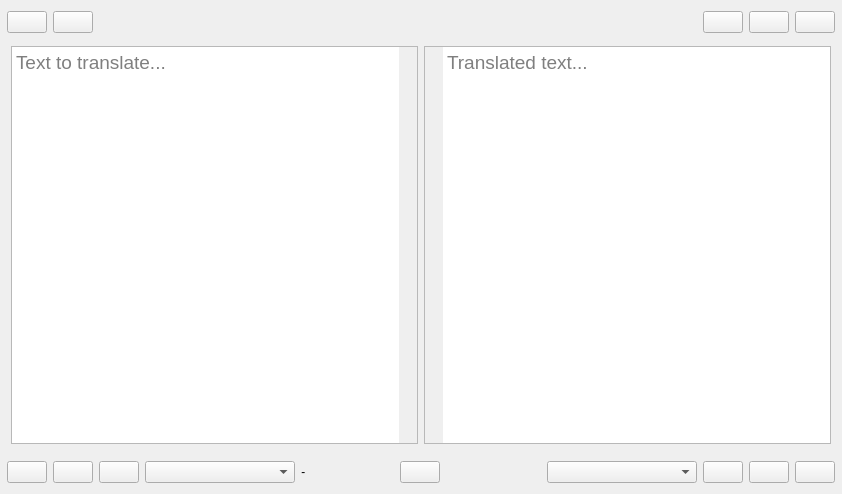
<?xml version="1.0" encoding="UTF-8"?>
<ui version="4.0">
 <class>MainWindow</class>
 <widget class="QMainWindow" name="MainWindow">
  <property name="geometry">
   <rect>
    <x>0</x>
    <y>0</y>
    <width>842</width>
    <height>494</height>
   </rect>
  </property>
  <property name="minimumSize">
   <size>
    <width>500</width>
    <height>316</height>
   </size>
  </property>
  <property name="windowTitle">
   <string>MainWindow</string>
  </property>
  <widget class="QWidget" name="centralWidget">
   <layout class="QVBoxLayout" name="verticalLayout_2">
    <property name="leftMargin">
     <number>0</number>
    </property>
    <property name="rightMargin">
     <number>0</number>
    </property>
    <item>
     <layout class="QVBoxLayout" name="verticalLayout">
      <property name="leftMargin">
       <number>0</number>
      </property>
      <property name="topMargin">
       <number>0</number>
      </property>
      <property name="bottomMargin">
       <number>0</number>
      </property>
      <item>
       <layout class="QHBoxLayout" name="horizontalLayout_3">
        <property name="leftMargin">
         <number>7</number>
        </property>
        <property name="topMargin">
         <number>0</number>
        </property>
        <property name="rightMargin">
         <number>7</number>
        </property>
        <item>
         <widget class="QWidget" name="left_buttons_widget" native="true">
          <layout class="QHBoxLayout" name="horizontalLayout_2">
           <property name="leftMargin">
            <number>0</number>
           </property>
           <property name="topMargin">
            <number>0</number>
           </property>
           <property name="rightMargin">
            <number>0</number>
           </property>
           <property name="bottomMargin">
            <number>0</number>
           </property>
           <item>
            <widget class="controlButton" name="history">
             <property name="sizePolicy">
              <sizepolicy hsizetype="Maximum" vsizetype="Fixed">
               <horstretch>0</horstretch>
               <verstretch>0</verstretch>
              </sizepolicy>
             </property>
             <property name="toolTip">
              <string>Translation hIstory</string>
             </property>
             <property name="styleSheet">
              <string notr="true"/>
             </property>
             <property name="text">
              <string/>
             </property>
             <property name="icon">
              <iconset resource="icons.qrc">
               <normaloff>:/icons/archive-drawer-line.png</normaloff>:/icons/archive-drawer-line.png</iconset>
             </property>
             <property name="iconSize">
              <size>
               <width>22</width>
               <height>22</height>
              </size>
             </property>
            </widget>
           </item>
           <item>
            <widget class="controlButton" name="lineByline">
             <property name="sizePolicy">
              <sizepolicy hsizetype="Maximum" vsizetype="Fixed">
               <horstretch>0</horstretch>
               <verstretch>0</verstretch>
              </sizepolicy>
             </property>
             <property name="toolTip">
              <string>Line By LineTranslation</string>
             </property>
             <property name="styleSheet">
              <string notr="true"/>
             </property>
             <property name="text">
              <string/>
             </property>
             <property name="icon">
              <iconset resource="icons.qrc">
               <normaloff>:/icons/magic-line.png</normaloff>:/icons/magic-line.png</iconset>
             </property>
             <property name="iconSize">
              <size>
               <width>22</width>
               <height>22</height>
              </size>
             </property>
            </widget>
           </item>
           <item>
            <spacer name="horizontalSpacer_7">
             <property name="orientation">
              <enum>Qt::Horizontal</enum>
             </property>
             <property name="sizeHint" stdset="0">
              <size>
               <width>40</width>
               <height>20</height>
              </size>
             </property>
            </spacer>
           </item>
          </layout>
         </widget>
        </item>
        <item>
         <spacer name="horizontalSpacer_4">
          <property name="orientation">
           <enum>Qt::Horizontal</enum>
          </property>
          <property name="sizeHint" stdset="0">
           <size>
            <width>40</width>
            <height>20</height>
           </size>
          </property>
         </spacer>
        </item>
        <item>
         <widget class="QLabel" name="label">
          <property name="text">
           <string/>
          </property>
          <property name="pixmap">
           <pixmap>../../../../tmp/logo.png</pixmap>
          </property>
          <property name="alignment">
           <set>Qt::AlignCenter</set>
          </property>
         </widget>
        </item>
        <item>
         <spacer name="horizontalSpacer_3">
          <property name="orientation">
           <enum>Qt::Horizontal</enum>
          </property>
          <property name="sizeHint" stdset="0">
           <size>
            <width>40</width>
            <height>20</height>
           </size>
          </property>
         </spacer>
        </item>
        <item>
         <widget class="QWidget" name="right_button_widget" native="true">
          <layout class="QHBoxLayout" name="horizontalLayout_6">
           <property name="leftMargin">
            <number>0</number>
           </property>
           <property name="topMargin">
            <number>0</number>
           </property>
           <property name="rightMargin">
            <number>0</number>
           </property>
           <property name="bottomMargin">
            <number>0</number>
           </property>
           <item>
            <spacer name="horizontalSpacer_6">
             <property name="orientation">
              <enum>Qt::Horizontal</enum>
             </property>
             <property name="sizeHint" stdset="0">
              <size>
               <width>40</width>
               <height>20</height>
              </size>
             </property>
            </spacer>
           </item>
           <item>
            <widget class="controlButton" name="help">
             <property name="sizePolicy">
              <sizepolicy hsizetype="Maximum" vsizetype="Fixed">
               <horstretch>0</horstretch>
               <verstretch>0</verstretch>
              </sizepolicy>
             </property>
             <property name="toolTip">
              <string>Help</string>
             </property>
             <property name="styleSheet">
              <string notr="true"/>
             </property>
             <property name="text">
              <string/>
             </property>
             <property name="icon">
              <iconset resource="icons.qrc">
               <normaloff>:/icons/questionnaire-line.png</normaloff>:/icons/questionnaire-line.png</iconset>
             </property>
             <property name="iconSize">
              <size>
               <width>22</width>
               <height>22</height>
              </size>
             </property>
            </widget>
           </item>
           <item>
            <widget class="controlButton" name="settings">
             <property name="sizePolicy">
              <sizepolicy hsizetype="Maximum" vsizetype="Fixed">
               <horstretch>0</horstretch>
               <verstretch>0</verstretch>
              </sizepolicy>
             </property>
             <property name="toolTip">
              <string>Application settings</string>
             </property>
             <property name="styleSheet">
              <string notr="true"/>
             </property>
             <property name="text">
              <string/>
             </property>
             <property name="icon">
              <iconset resource="icons.qrc">
               <normaloff>:/icons/setting-line.png</normaloff>:/icons/setting-line.png</iconset>
             </property>
             <property name="iconSize">
              <size>
               <width>22</width>
               <height>22</height>
              </size>
             </property>
            </widget>
           </item>
           <item>
            <widget class="controlButton" name="account">
             <property name="sizePolicy">
              <sizepolicy hsizetype="Maximum" vsizetype="Fixed">
               <horstretch>0</horstretch>
               <verstretch>0</verstretch>
              </sizepolicy>
             </property>
             <property name="toolTip">
              <string>Account &amp; Licence</string>
             </property>
             <property name="styleSheet">
              <string notr="true"/>
             </property>
             <property name="text">
              <string/>
             </property>
             <property name="icon">
              <iconset resource="icons.qrc">
               <normaloff>:/icons/star-line.png</normaloff>:/icons/star-line.png</iconset>
             </property>
             <property name="iconSize">
              <size>
               <width>22</width>
               <height>22</height>
              </size>
             </property>
            </widget>
           </item>
          </layout>
         </widget>
        </item>
       </layout>
      </item>
      <item>
       <widget class="QFrame" name="translationWidget">
        <property name="sizePolicy">
         <sizepolicy hsizetype="Expanding" vsizetype="Expanding">
          <horstretch>0</horstretch>
          <verstretch>0</verstretch>
         </sizepolicy>
        </property>
        <layout class="QHBoxLayout" name="horizontalLayout">
         <property name="topMargin">
          <number>7</number>
         </property>
         <item>
          <widget class="QTextEdit" name="src1">
           <property name="font">
            <font>
             <pointsize>14</pointsize>
            </font>
           </property>
           <property name="mouseTracking">
            <bool>true</bool>
           </property>
           <property name="layoutDirection">
            <enum>Qt::RightToLeft</enum>
           </property>
           <property name="styleSheet">
            <string notr="true">QTextEdit{padding-right: 18px;}</string>
           </property>
           <property name="acceptRichText">
            <bool>false</bool>
           </property>
           <property name="placeholderText">
            <string>Text to translate...</string>
           </property>
          </widget>
         </item>
         <item>
          <widget class="QTextEdit" name="src2">
           <property name="font">
            <font>
             <pointsize>14</pointsize>
            </font>
           </property>
           <property name="styleSheet">
            <string notr="true">QTextEdit{padding-left: 18px;}</string>
           </property>
           <property name="acceptRichText">
            <bool>false</bool>
           </property>
           <property name="placeholderText">
            <string>Translated text...</string>
           </property>
          </widget>
         </item>
        </layout>
       </widget>
      </item>
      <item>
       <layout class="QHBoxLayout" name="horizontalLayout_4">
        <property name="leftMargin">
         <number>7</number>
        </property>
        <property name="topMargin">
         <number>0</number>
        </property>
        <property name="rightMargin">
         <number>7</number>
        </property>
        <item>
         <widget class="controlButton" name="play1">
          <property name="sizePolicy">
           <sizepolicy hsizetype="Maximum" vsizetype="Fixed">
            <horstretch>0</horstretch>
            <verstretch>0</verstretch>
           </sizepolicy>
          </property>
          <property name="toolTip">
           <string>Play</string>
          </property>
          <property name="styleSheet">
           <string notr="true"/>
          </property>
          <property name="text">
           <string/>
          </property>
          <property name="icon">
           <iconset resource="icons.qrc">
            <normaloff>:/icons/volume-up-line.png</normaloff>:/icons/volume-up-line.png</iconset>
          </property>
          <property name="iconSize">
           <size>
            <width>22</width>
            <height>22</height>
           </size>
          </property>
         </widget>
        </item>
        <item>
         <widget class="controlButton" name="paste">
          <property name="sizePolicy">
           <sizepolicy hsizetype="Maximum" vsizetype="Fixed">
            <horstretch>0</horstretch>
            <verstretch>0</verstretch>
           </sizepolicy>
          </property>
          <property name="toolTip">
           <string>Paste text</string>
          </property>
          <property name="styleSheet">
           <string notr="true"/>
          </property>
          <property name="text">
           <string/>
          </property>
          <property name="icon">
           <iconset resource="icons.qrc">
            <normaloff>:/icons/clipboard-line.png</normaloff>:/icons/clipboard-line.png</iconset>
          </property>
          <property name="iconSize">
           <size>
            <width>22</width>
            <height>22</height>
           </size>
          </property>
         </widget>
        </item>
        <item>
         <widget class="controlButton" name="clear">
          <property name="sizePolicy">
           <sizepolicy hsizetype="Maximum" vsizetype="Fixed">
            <horstretch>0</horstretch>
            <verstretch>0</verstretch>
           </sizepolicy>
          </property>
          <property name="toolTip">
           <string>Clear</string>
          </property>
          <property name="styleSheet">
           <string notr="true"/>
          </property>
          <property name="text">
           <string/>
          </property>
          <property name="icon">
           <iconset resource="icons.qrc">
            <normaloff>:/icons/close-fill.png</normaloff>:/icons/close-fill.png</iconset>
          </property>
          <property name="iconSize">
           <size>
            <width>22</width>
            <height>22</height>
           </size>
          </property>
         </widget>
        </item>
        <item>
         <widget class="QComboBox" name="lang1">
          <property name="sizePolicy">
           <sizepolicy hsizetype="Expanding" vsizetype="Fixed">
            <horstretch>0</horstretch>
            <verstretch>0</verstretch>
           </sizepolicy>
          </property>
          <property name="minimumSize">
           <size>
            <width>150</width>
            <height>0</height>
           </size>
          </property>
          <property name="iconSize">
           <size>
            <width>18</width>
            <height>18</height>
           </size>
          </property>
         </widget>
        </item>
        <item>
         <widget class="QLabel" name="counter">
          <property name="sizePolicy">
           <sizepolicy hsizetype="Preferred" vsizetype="Preferred">
            <horstretch>0</horstretch>
            <verstretch>0</verstretch>
           </sizepolicy>
          </property>
          <property name="font">
           <font>
            <pointsize>9</pointsize>
            <italic>true</italic>
           </font>
          </property>
          <property name="text">
           <string>-</string>
          </property>
          <property name="textInteractionFlags">
           <set>Qt::NoTextInteraction</set>
          </property>
         </widget>
        </item>
        <item>
         <spacer name="horizontalSpacer">
          <property name="orientation">
           <enum>Qt::Horizontal</enum>
          </property>
          <property name="sizeHint" stdset="0">
           <size>
            <width>40</width>
            <height>20</height>
           </size>
          </property>
         </spacer>
        </item>
        <item>
         <widget class="controlButton" name="switch_lang">
          <property name="sizePolicy">
           <sizepolicy hsizetype="Maximum" vsizetype="Fixed">
            <horstretch>0</horstretch>
            <verstretch>0</verstretch>
           </sizepolicy>
          </property>
          <property name="toolTip">
           <string>Switch Languages</string>
          </property>
          <property name="styleSheet">
           <string notr="true"/>
          </property>
          <property name="text">
           <string/>
          </property>
          <property name="icon">
           <iconset resource="icons.qrc">
            <normaloff>:/icons/swap-box-line.png</normaloff>:/icons/swap-box-line.png</iconset>
          </property>
          <property name="iconSize">
           <size>
            <width>22</width>
            <height>22</height>
           </size>
          </property>
         </widget>
        </item>
        <item>
         <spacer name="horizontalSpacer_2">
          <property name="orientation">
           <enum>Qt::Horizontal</enum>
          </property>
          <property name="sizeHint" stdset="0">
           <size>
            <width>40</width>
            <height>20</height>
           </size>
          </property>
         </spacer>
        </item>
        <item>
         <widget class="QLabel" name="counter_2">
          <property name="text">
           <string/>
          </property>
          <property name="textInteractionFlags">
           <set>Qt::NoTextInteraction</set>
          </property>
         </widget>
        </item>
        <item>
         <widget class="QComboBox" name="lang2">
          <property name="sizePolicy">
           <sizepolicy hsizetype="Expanding" vsizetype="Fixed">
            <horstretch>0</horstretch>
            <verstretch>0</verstretch>
           </sizepolicy>
          </property>
          <property name="minimumSize">
           <size>
            <width>150</width>
            <height>0</height>
           </size>
          </property>
          <property name="iconSize">
           <size>
            <width>18</width>
            <height>18</height>
           </size>
          </property>
         </widget>
        </item>
        <item>
         <widget class="controlButton" name="copy">
          <property name="sizePolicy">
           <sizepolicy hsizetype="Maximum" vsizetype="Fixed">
            <horstretch>0</horstretch>
            <verstretch>0</verstretch>
           </sizepolicy>
          </property>
          <property name="toolTip">
           <string>Copy translation</string>
          </property>
          <property name="styleSheet">
           <string notr="true"/>
          </property>
          <property name="text">
           <string/>
          </property>
          <property name="icon">
           <iconset resource="icons.qrc">
            <normaloff>:/icons/file-copy-line.png</normaloff>:/icons/file-copy-line.png</iconset>
          </property>
          <property name="iconSize">
           <size>
            <width>22</width>
            <height>22</height>
           </size>
          </property>
         </widget>
        </item>
        <item>
         <widget class="controlButton" name="share">
          <property name="sizePolicy">
           <sizepolicy hsizetype="Maximum" vsizetype="Fixed">
            <horstretch>0</horstretch>
            <verstretch>0</verstretch>
           </sizepolicy>
          </property>
          <property name="toolTip">
           <string>Share/Export translation</string>
          </property>
          <property name="styleSheet">
           <string notr="true"/>
          </property>
          <property name="text">
           <string/>
          </property>
          <property name="icon">
           <iconset resource="icons.qrc">
            <normaloff>:/icons/share-line.png</normaloff>:/icons/share-line.png</iconset>
          </property>
          <property name="iconSize">
           <size>
            <width>22</width>
            <height>22</height>
           </size>
          </property>
         </widget>
        </item>
        <item>
         <widget class="controlButton" name="play2">
          <property name="sizePolicy">
           <sizepolicy hsizetype="Maximum" vsizetype="Fixed">
            <horstretch>0</horstretch>
            <verstretch>0</verstretch>
           </sizepolicy>
          </property>
          <property name="toolTip">
           <string>Play translation</string>
          </property>
          <property name="styleSheet">
           <string notr="true"/>
          </property>
          <property name="text">
           <string/>
          </property>
          <property name="icon">
           <iconset resource="icons.qrc">
            <normaloff>:/icons/volume-up-line.png</normaloff>:/icons/volume-up-line.png</iconset>
          </property>
          <property name="iconSize">
           <size>
            <width>22</width>
            <height>22</height>
           </size>
          </property>
         </widget>
        </item>
       </layout>
      </item>
     </layout>
    </item>
   </layout>
  </widget>
 </widget>
 <layoutdefault spacing="6" margin="11"/>
 <customwidgets>
  <customwidget>
   <class>controlButton</class>
   <extends>QPushButton</extends>
   <header>controlbutton.h</header>
  </customwidget>
 </customwidgets>
 <resources>
  <include location="icons.qrc"/>
 </resources>
 <connections/>
</ui>
